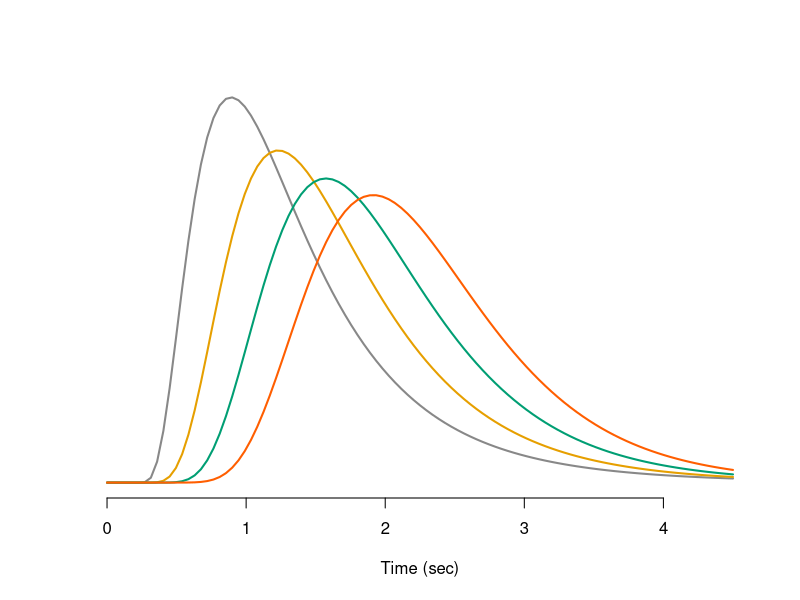

Source code (R):
rm(list=ls())


sdlog <- function(mean, sd) {
	sqrt(log(1 + sd^2/mean^2))	
}

meanlog <- function(mean, sd) {
	log(mean^2/sqrt(sd^2 + mean^2))
}

cbPalette = c("#888888", "#E69F00", "#009E73", "#FF5E00")

sd <- 0.8

curve(dlnorm(x-0.2, meanlog(1.2, sd), sdlog(1.2, sd)), xlim=c(0,4.5),col=cbPalette[1], lwd = 2, frame.plot = FALSE, yaxt='n', ylab="", xlab="Time (sec)")
curve(dlnorm(x-0.2, meanlog(1.5, sd), sdlog(1.5, sd)), xlim=c(0,4.5),col=cbPalette[2], lwd = 2, yaxt='n', ylab="", xlab="Time (sec)", add = TRUE)
curve(dlnorm(x-0.2, meanlog(1.8, sd), sdlog(1.8, sd)), xlim=c(0,4.5),col=cbPalette[3], lwd = 2, yaxt='n', ylab="", xlab="Time (sec)", add = TRUE)
curve(dlnorm(x-0.2, meanlog(2.1, sd), sdlog(2.1, sd)), xlim=c(0,4.5),col=cbPalette[4], lwd = 2, yaxt='n', ylab="", xlab="Time (sec)", add = TRUE)
